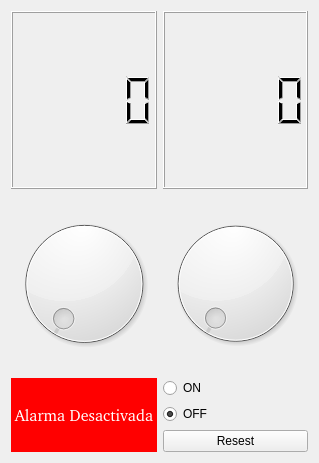
<?xml version="1.0" encoding="UTF-8"?>
<ui version="4.0">
 <class>form</class>
 <widget class="QWidget" name="form">
  <property name="geometry">
   <rect>
    <x>0</x>
    <y>0</y>
    <width>319</width>
    <height>463</height>
   </rect>
  </property>
  <property name="sizePolicy">
   <sizepolicy hsizetype="MinimumExpanding" vsizetype="MinimumExpanding">
    <horstretch>0</horstretch>
    <verstretch>0</verstretch>
   </sizepolicy>
  </property>
  <property name="windowTitle">
   <string>Form</string>
  </property>
  <layout class="QVBoxLayout" name="verticalLayout_4">
   <item>
    <layout class="QHBoxLayout" name="horizontalLayout">
     <item>
      <layout class="QVBoxLayout" name="verticalLayout">
       <item>
        <widget class="QLCDNumber" name="lcdHour">
         <property name="sizePolicy">
          <sizepolicy hsizetype="Expanding" vsizetype="Expanding">
           <horstretch>0</horstretch>
           <verstretch>0</verstretch>
          </sizepolicy>
         </property>
         <property name="minimumSize">
          <size>
           <width>30</width>
           <height>25</height>
          </size>
         </property>
        </widget>
       </item>
       <item>
        <widget class="QDial" name="dialh">
         <property name="sizePolicy">
          <sizepolicy hsizetype="Expanding" vsizetype="Expanding">
           <horstretch>0</horstretch>
           <verstretch>0</verstretch>
          </sizepolicy>
         </property>
         <property name="maximum">
          <number>23</number>
         </property>
        </widget>
       </item>
      </layout>
     </item>
     <item>
      <layout class="QVBoxLayout" name="verticalLayout_2">
       <item>
        <widget class="QLCDNumber" name="lcdMin">
         <property name="sizePolicy">
          <sizepolicy hsizetype="Expanding" vsizetype="Expanding">
           <horstretch>0</horstretch>
           <verstretch>0</verstretch>
          </sizepolicy>
         </property>
         <property name="minimumSize">
          <size>
           <width>30</width>
           <height>25</height>
          </size>
         </property>
        </widget>
       </item>
       <item>
        <widget class="QDial" name="dialMin">
         <property name="sizePolicy">
          <sizepolicy hsizetype="Expanding" vsizetype="Expanding">
           <horstretch>0</horstretch>
           <verstretch>0</verstretch>
          </sizepolicy>
         </property>
         <property name="maximum">
          <number>59</number>
         </property>
        </widget>
       </item>
      </layout>
     </item>
    </layout>
   </item>
   <item>
    <layout class="QHBoxLayout" name="horizontalLayout_2">
     <item>
      <widget class="MyLabel" name="label">
       <property name="font">
        <font>
         <family>Noto Sans [monotype]</family>
         <pointsize>12</pointsize>
        </font>
       </property>
       <property name="styleSheet">
        <string notr="true">background-color : rgb(255, 0, 0);
color : rgb(255, 255, 255);
</string>
       </property>
       <property name="text">
        <string>Alarma Desactivada</string>
       </property>
       <property name="alignment">
        <set>Qt::AlignCenter</set>
       </property>
      </widget>
     </item>
     <item>
      <layout class="QVBoxLayout" name="verticalLayout_3">
       <item>
        <widget class="QRadioButton" name="on">
         <property name="text">
          <string>ON</string>
         </property>
        </widget>
       </item>
       <item>
        <widget class="QRadioButton" name="off">
         <property name="text">
          <string>OFF</string>
         </property>
         <property name="checked">
          <bool>true</bool>
         </property>
        </widget>
       </item>
       <item>
        <widget class="QPushButton" name="reset">
         <property name="text">
          <string>Resest</string>
         </property>
        </widget>
       </item>
      </layout>
     </item>
    </layout>
   </item>
  </layout>
 </widget>
 <customwidgets>
  <customwidget>
   <class>MyLabel</class>
   <extends>QLabel</extends>
   <header>MyLabel.h</header>
   <slots>
    <signal>reseta(int)</signal>
    <slot>setHour(int)</slot>
    <slot>setMin(int)</slot>
    <slot>AlarmaOff()</slot>
    <slot>AlarmaOn()</slot>
    <slot>reset()</slot>
   </slots>
  </customwidget>
 </customwidgets>
 <resources/>
 <connections>
  <connection>
   <sender>dialMin</sender>
   <signal>valueChanged(int)</signal>
   <receiver>lcdMin</receiver>
   <slot>display(int)</slot>
   <hints>
    <hint type="sourcelabel">
     <x>310</x>
     <y>357</y>
    </hint>
    <hint type="destinationlabel">
     <x>310</x>
     <y>73</y>
    </hint>
   </hints>
  </connection>
  <connection>
   <sender>dialh</sender>
   <signal>valueChanged(int)</signal>
   <receiver>lcdHour</receiver>
   <slot>display(int)</slot>
   <hints>
    <hint type="sourcelabel">
     <x>131</x>
     <y>205</y>
    </hint>
    <hint type="destinationlabel">
     <x>131</x>
     <y>65</y>
    </hint>
   </hints>
  </connection>
  <connection>
   <sender>dialMin</sender>
   <signal>valueChanged(int)</signal>
   <receiver>label</receiver>
   <slot>setMin(int)</slot>
   <hints>
    <hint type="sourcelabel">
     <x>237</x>
     <y>271</y>
    </hint>
    <hint type="destinationlabel">
     <x>81</x>
     <y>411</y>
    </hint>
   </hints>
  </connection>
  <connection>
   <sender>dialh</sender>
   <signal>valueChanged(int)</signal>
   <receiver>label</receiver>
   <slot>setHour(int)</slot>
   <hints>
    <hint type="sourcelabel">
     <x>81</x>
     <y>271</y>
    </hint>
    <hint type="destinationlabel">
     <x>81</x>
     <y>411</y>
    </hint>
   </hints>
  </connection>
  <connection>
   <sender>on</sender>
   <signal>clicked()</signal>
   <receiver>label</receiver>
   <slot>AlarmaOn()</slot>
   <hints>
    <hint type="sourcelabel">
     <x>237</x>
     <y>378</y>
    </hint>
    <hint type="destinationlabel">
     <x>81</x>
     <y>411</y>
    </hint>
   </hints>
  </connection>
  <connection>
   <sender>off</sender>
   <signal>clicked()</signal>
   <receiver>label</receiver>
   <slot>AlarmaOff()</slot>
   <hints>
    <hint type="sourcelabel">
     <x>237</x>
     <y>405</y>
    </hint>
    <hint type="destinationlabel">
     <x>81</x>
     <y>411</y>
    </hint>
   </hints>
  </connection>
  <connection>
   <sender>reset</sender>
   <signal>clicked()</signal>
   <receiver>label</receiver>
   <slot>reset()</slot>
   <hints>
    <hint type="sourcelabel">
     <x>270</x>
     <y>443</y>
    </hint>
    <hint type="destinationlabel">
     <x>129</x>
     <y>430</y>
    </hint>
   </hints>
  </connection>
  <connection>
   <sender>label</sender>
   <signal>reseta(int)</signal>
   <receiver>dialh</receiver>
   <slot>setValue(int)</slot>
   <hints>
    <hint type="sourcelabel">
     <x>44</x>
     <y>407</y>
    </hint>
    <hint type="destinationlabel">
     <x>18</x>
     <y>297</y>
    </hint>
   </hints>
  </connection>
  <connection>
   <sender>label</sender>
   <signal>reseta(int)</signal>
   <receiver>lcdHour</receiver>
   <slot>display(int)</slot>
   <hints>
    <hint type="sourcelabel">
     <x>56</x>
     <y>416</y>
    </hint>
    <hint type="destinationlabel">
     <x>55</x>
     <y>92</y>
    </hint>
   </hints>
  </connection>
  <connection>
   <sender>label</sender>
   <signal>reseta(int)</signal>
   <receiver>lcdMin</receiver>
   <slot>display(int)</slot>
   <hints>
    <hint type="sourcelabel">
     <x>50</x>
     <y>448</y>
    </hint>
    <hint type="destinationlabel">
     <x>207</x>
     <y>122</y>
    </hint>
   </hints>
  </connection>
  <connection>
   <sender>label</sender>
   <signal>reseta(int)</signal>
   <receiver>dialMin</receiver>
   <slot>setValue(int)</slot>
   <hints>
    <hint type="sourcelabel">
     <x>44</x>
     <y>438</y>
    </hint>
    <hint type="destinationlabel">
     <x>208</x>
     <y>223</y>
    </hint>
   </hints>
  </connection>
  <connection>
   <sender>reset</sender>
   <signal>clicked()</signal>
   <receiver>off</receiver>
   <slot>click()</slot>
   <hints>
    <hint type="sourcelabel">
     <x>259</x>
     <y>440</y>
    </hint>
    <hint type="destinationlabel">
     <x>254</x>
     <y>402</y>
    </hint>
   </hints>
  </connection>
 </connections>
</ui>
